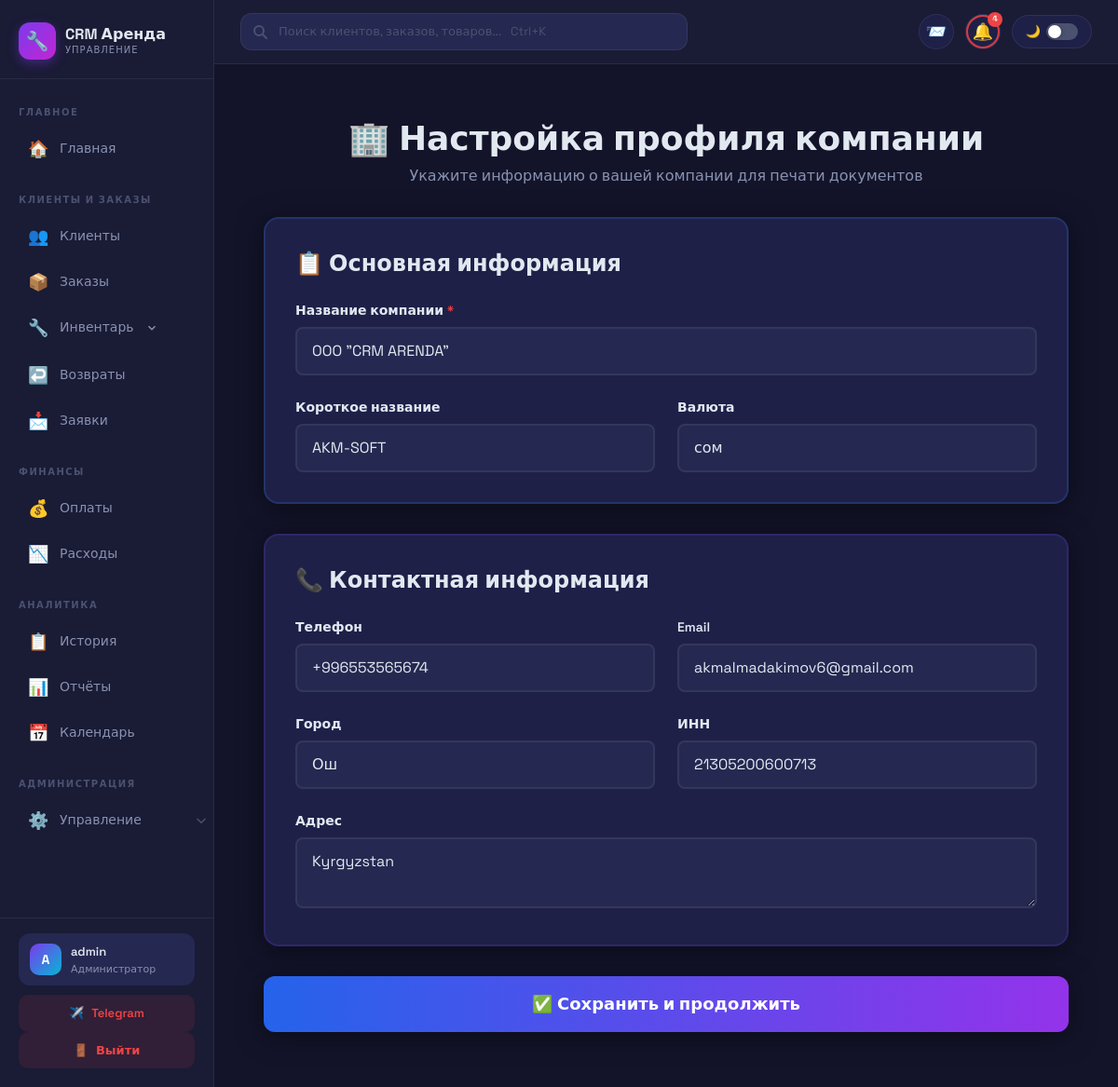
The page /setup-company/ (signed in) on the database as committed earlier.
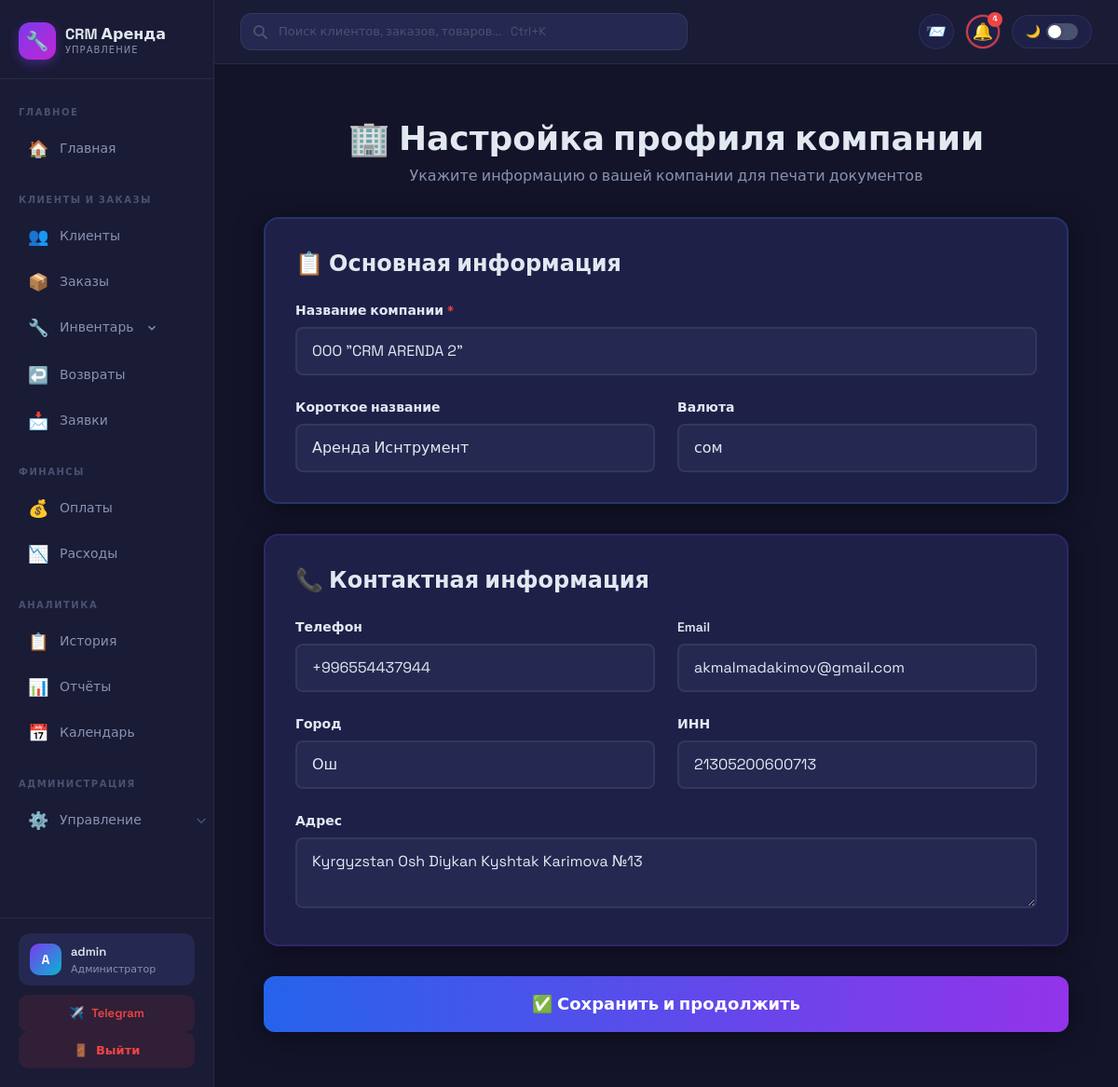
The same page on the database as committed later.
### apps/company/models.py (models this page shows, shortened)
class CompanyProfile(models.Model):
    company_name = models.CharField(
        max_length=255,
        verbose_name='Название компании',
        help_text='Полное название вашей компании'
    )
    short_name = models.CharField(
        max_length=100,
        verbose_name='Короткое название',
        blank=True,
        help_text='Для использования в документах'
    )
    phone = models.CharField(max_length=50, verbose_name='Телефон', blank=True)
    email = models.EmailField(verbose_name='Email', blank=True)
    website = models.URLField(verbose_name='Веб-сайт', blank=True)
    address = models.TextField(verbose_name='Адрес', blank=True)
    city = models.CharField(max_length=100, verbose_name='Город', blank=True)
    inn = models.CharField(max_length=50, verbose_name='ИНН', blank=True)
    bank_account = models.CharField(max_length=100, verbose_name='Расчётный счёт', blank=True)
    bank_name = models.CharField(max_length=255, verbose_name='Название банка', blank=True)
    logo = models.ImageField(
        upload_to='company_logos/',
        verbose_name='Логотип',
        blank=True,
        null=True
    )
    currency = models.CharField(
        max_length=10,
        verbose_name='Валюта',
        default='сом',
        help_text='Название валюты для документов'
    )
    footer_text = models.TextField(
        verbose_name='Текст в подвале документов',
        blank=True,
        help_text='Будет отображаться внизу договоров и чеков'
    )
    created_at = models.DateTimeField(auto_now_add=True)
    updated_at = models.DateTimeField(auto_now=True)
    created_by = models.ForeignKey(
        User,
        on_delete=models.SET_NULL,
        null=True,
        related_name='created_company'
    )
    class Meta:
        verbose_name = 'Профиль компании'
        verbose_name_plural = 'Профили компании'
    @classmethod
    def get_company(cls):
        company, created = cls.objects.get_or_create(
            pk=1,
            defaults={
                'company_name': 'Моя компания',
                'currency': 'сом',
            }
        )
        return company

### apps/main/views.py (the view, shortened to what this page needs)
# urls.py: path('setup-company/', views.setup_company, name='setup_company'),
@login_required
def setup_company(request):
    from apps.company.models import CompanyProfile
    company = CompanyProfile.get_company()
    context = {
        'company': company,
    }
    return render(request, 'main/setup_company.html', context)

### templates/main/setup_company.html (shortened to what the changed rows need)
{% extends 'base_dark.html' %}
{% load static %}
{% block extra_head %}<link rel="stylesheet" href="{% static 'css/setup_company.css' %}">{% endblock %}
{% block content %}
<div class="max-w-4xl mx-auto py-8 px-4">
    <div class="mb-8 text-center">
        <h1 class="text-4xl font-bold text-gray-900 mb-2">🏢 Настройка профиля компании</h1>
    </div>
    <form method="POST" enctype="multipart/form-data" class="space-y-8">
        <div class="bg-white rounded-2xl shadow-lg p-8 border-2 border-blue-100">
            <h2 class="text-2xl font-bold text-gray-900 mb-6">📋 Основная информация</h2>
            <div class="grid grid-cols-1 md:grid-cols-2 gap-6">
                <div class="md:col-span-2">
                    <label class="block text-sm font-semibold text-gray-700 mb-2">
                        Название компании <span class="text-red-500">*</span>
                    </label>
                    <input type="text" name="company_name" required
                           value="{{ company.company_name }}"
                           class="w-full px-4 py-3 border-2 border-gray-300 rounded-lg focus:ring-4 focus:ring-blue-500"
                           placeholder="ООО 'Моя компания'">
                </div>
                <div>
                    <label class="block text-sm font-semibold text-gray-700 mb-2">Короткое название</label>
                    <input type="text" name="short_name"
                           value="{{ company.short_name }}"
                           class="w-full px-4 py-3 border-2 border-gray-300 rounded-lg focus:ring-4 focus:ring-blue-500"
                           placeholder="МояКомпания">
                </div>
                <div>
                    <label class="block text-sm font-semibold text-gray-700 mb-2">Валюта</label>
                    <input type="text" name="currency"
                           value="{{ company.currency }}"
                           class="w-full px-4 py-3 border-2 border-gray-300 rounded-lg focus:ring-4 focus:ring-blue-500"
                           placeholder="сом">
                </div>
            </div>
        </div>
        <div class="bg-white rounded-2xl shadow-lg p-8 border-2 border-purple-100">
            <h2 class="text-2xl font-bold text-gray-900 mb-6">📞 Контактная информация</h2>
            <div class="grid grid-cols-1 md:grid-cols-2 gap-6">
                <div>
                    <label class="block text-sm font-semibold text-gray-700 mb-2">Телефон</label>
                    <input type="text" name="phone"
                           value="{{ company.phone }}"
                           class="w-full px-4 py-3 border-2 border-gray-300 rounded-lg focus:ring-4 focus:ring-purple-500"
                           placeholder="+996 XXX XXX XXX">
                </div>
                <div>
                    <label class="block text-sm font-semibold text-gray-700 mb-2">Email</label>
                    <input type="email" name="email"
                           value="{{ company.email }}"
                           class="w-full px-4 py-3 border-2 border-gray-300 rounded-lg focus:ring-4 focus:ring-purple-500"
                           placeholder="info@example.com">
                </div>
                <div>
                    <label class="block text-sm font-semibold text-gray-700 mb-2">Город</label>
                    <input type="text" name="city"
                           value="{{ company.city }}"
                           class="w-full px-4 py-3 border-2 border-gray-300 rounded-lg focus:ring-4 focus:ring-purple-500"
                           placeholder="Бишкек">
                </div>
                <div>
                    <label class="block text-sm font-semibold text-gray-700 mb-2">ИНН</label>
                    <input type="text" name="inn"
                           value="{{ company.inn }}"
                           class="w-full px-4 py-3 border-2 border-gray-300 rounded-lg focus:ring-4 focus:ring-purple-500"
                           placeholder="123456789012">
                </div>
                <div class="md:col-span-2">
                    <label class="block text-sm font-semibold text-gray-700 mb-2">Адрес</label>
                    <textarea name="address" rows="2"
                              class="w-full px-4 py-3 border-2 border-gray-300 rounded-lg focus:ring-4 focus:ring-purple-500"
                              placeholder="ул. Примерная, д. 1">{{ company.address }}</textarea>
                </div>
            </div>
        </div>
    </form>
</div>
{% endblock %}

Rows that differ between the two databases and show on the page:
changed CompanyProfile "сом": company_name "OOO \"CRM ARENDA\"" → "OOO \"CRM ARENDA 2\""; short_name "AKM-SOFT" → "Аренда Иснтрумент"; phone "+996553565674" → "+996554437944"; email "akmalmadakimov6@gmail.com" → "akmalmadakimov@gmail.com"; address "Kyrgyzstan" → "Kyrgyzstan Osh Diykan Kyshtak Karimova №13"
